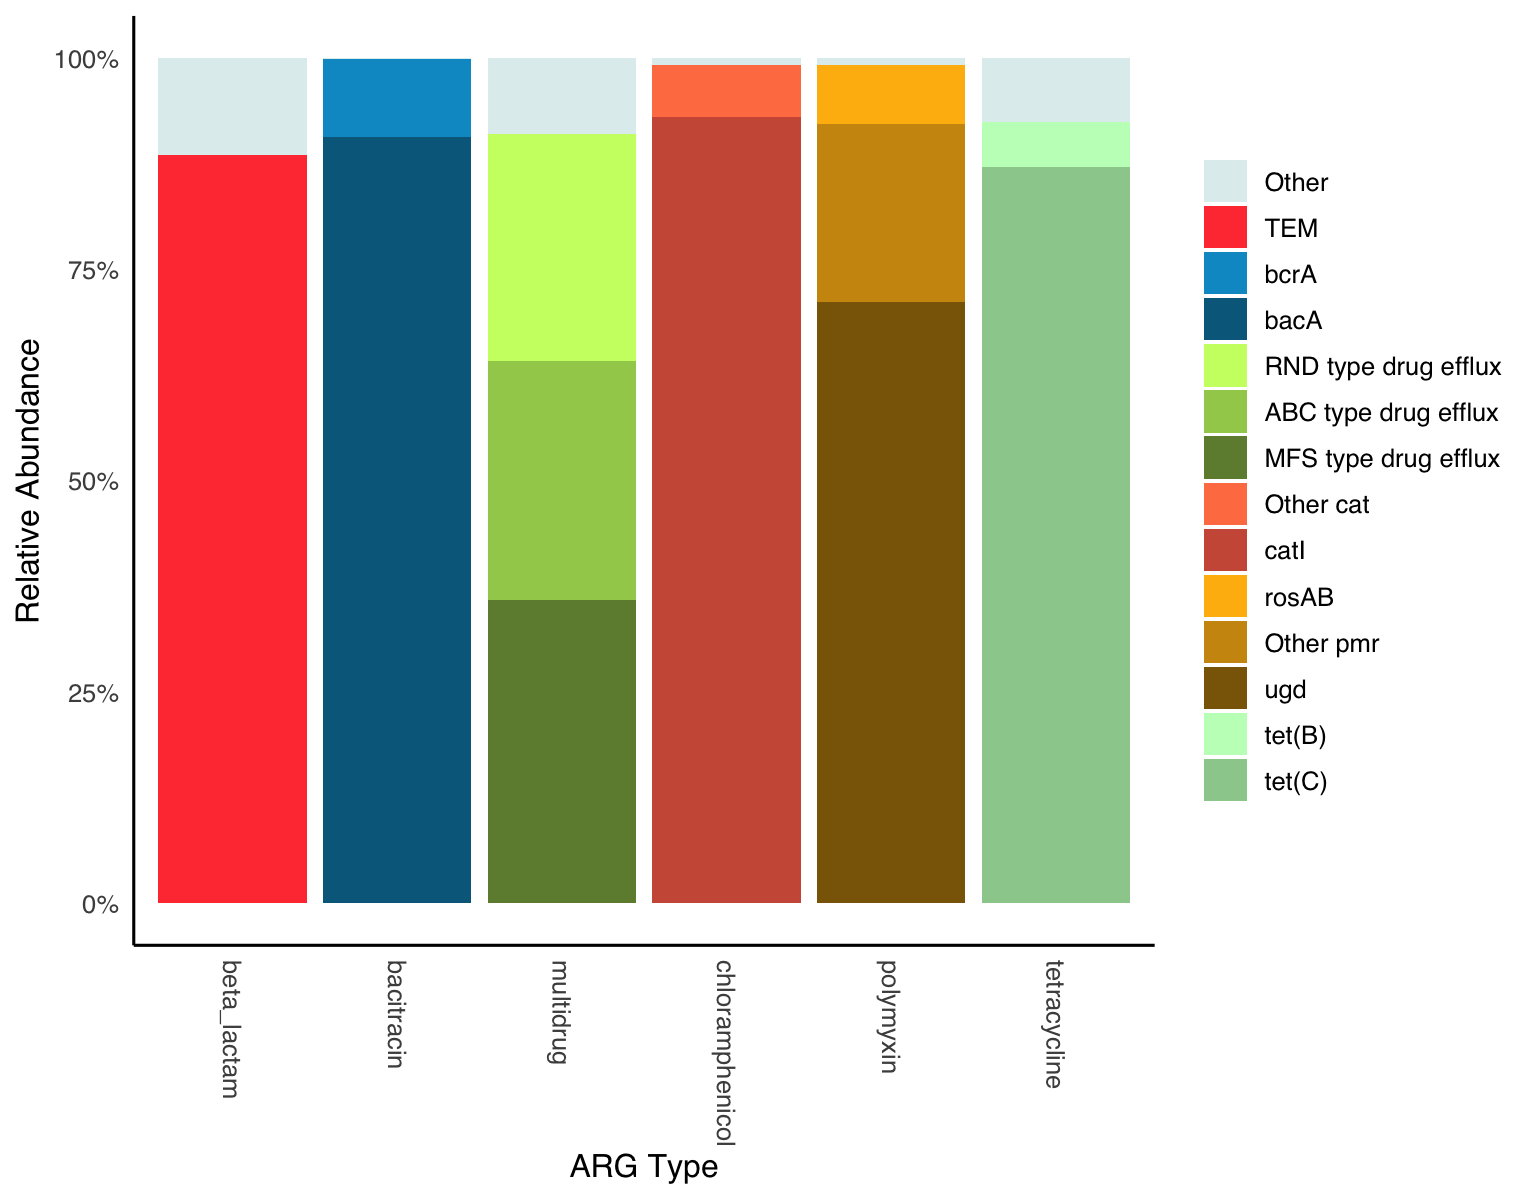

Recreate this plot in R.
# Load necessary packages
library(tidyr)
library(dplyr)
library(ggplot2)

#### Profiling by subtype; normalized to cell count
# Import args-oap output file: metadata.txt
args_oap_metadata <- read.table('args-oap_output/metadata.txt', header=TRUE, row.names=1)

# Import args-oap output file: normalized_cell.subtype
normalized_cell.subtype <- as.data.frame(read.delim('args-oap_output/normalized_cell.subtype.txt', header=TRUE))
colnames(normalized_cell.subtype) <- sub("_.*", "", colnames(normalized_cell.subtype)) # Clean column names

# Separate type and subtype names
ARG_subtype_df <- normalized_cell.subtype %>%
  separate(col = subtype, into = c("Type", "Subtype"), sep = "__") %>%
  select(Type, Subtype, everything())

# Add OVERALL abundance column. OVERALL represents the cumulative abundance of ARG types from all samples normalized to the total cell copy number
ARG_subtype_df$OVERALL <- (ARG_subtype_df$AUGLS01*args_oap_metadata[[1, "nCell"]] +
                             ARG_subtype_df$AUGLS05*args_oap_metadata[[2, "nCell"]] +
                             ARG_subtype_df$AUGLS16*args_oap_metadata[[3, "nCell"]] +
                             ARG_subtype_df$SEPLS01*args_oap_metadata[[4, "nCell"]] +
                             ARG_subtype_df$SEPLS05*args_oap_metadata[[5, "nCell"]] +
                             ARG_subtype_df$SEPLS16*args_oap_metadata[[6, "nCell"]]
                            ) / sum(args_oap_metadata[["nCell"]])

# List of ARG types (overall abundance > 0.009 cpc). Check ARG_type_heatmap.R to see abundant ARG types.
Abundant_ARGs <- c("beta_lactam", "bacitracin", "multidrug", "chloramphenicol", "polymyxin", "tetracycline")
# Filter abundant ARG types
Abundant_ARGs_df <- ARG_subtype_df %>%
  filter(grepl(paste(Abundant_ARGs, collapse = "|"), Type)) %>%
  # Set order of ARG types
  mutate(Type = factor(Type, levels = c(
    "beta_lactam", "bacitracin", "multidrug", "chloramphenicol", "polymyxin", "tetracycline"
  )))


# Group ARGs based on subtypes and compute initial total abundance per subtype
Abundant_ARGs_grouped <- Abundant_ARGs_df %>%
  group_by(Type, Subtype) %>%
  summarise(Total_Abundance = sum(OVERALL), .groups = "drop") %>%
  group_by(Type) %>%
  mutate(
    Relative_Abundance = Total_Abundance / sum(Total_Abundance),
    subtype_substr = substr(Subtype, 1, 3)
    ) %>%
  # manually group subtypes based on ARG families in CARD (https://card.mcmaster.ca/)
  mutate(subtype_group = case_when(
    # for bacitracin resistance, keep subtypes as is since they are all from different gene families
    Type == "bacitracin" ~ Subtype,
    # for beta lactam resistance, the default grouping is the first 3 letters of the subtype (dropping the number)
    Type == "beta_lactam" & Subtype == "Escherichia coli ampC" ~ "ampC", # ampC-type beta-lactamase
    Type == "beta_lactam" & Subtype == "Klebsiella pneumoniae OmpK37" ~ "OmpK37",
    Type == "beta_lactam" & Subtype == "Other class A beta-lactamase" ~ Subtype,
    Type == "beta_lactam" & Subtype == "Other class C beta-lactamase" ~ Subtype,
    Type == "beta_lactam" ~ subtype_substr, # default for beta lactams
    # For multidrug resistance, subtypes are grouped based on major gene family
    Type == "multidrug" & Subtype == "Enterobacter cloacae acrA" ~ "RND type drug efflux",
    Type == "multidrug" & Subtype == "Escherichia coli acrA" ~ "RND type drug efflux",
    Type == "multidrug" & Subtype == "Escherichia coli emrE" ~ "SMR type drug efflux",
    Type == "multidrug" & Subtype == "Escherichia coli mdfA" ~ "MFS type drug efflux",
    Type == "multidrug" & subtype_substr == "Mex" ~ "RND type drug efflux",
    Type == "multidrug" & subtype_substr == "Mux" ~ "RND type drug efflux",
    Type == "multidrug" & subtype_substr == "Opm" ~ "RND type drug efflux",
    Type == "multidrug" & subtype_substr == "Opr" ~ "RND type drug efflux",
    Type == "multidrug" & subtype_substr == "Ran" ~ "ABC type drug efflux",
    Type == "multidrug" & Subtype == "abeM" ~ "MATE transporter",
    Type == "multidrug" & subtype_substr == "acr" ~ "RND type drug efflux",
    Type == "multidrug" & subtype_substr == "ade" ~ "RND type drug efflux",
    Type == "multidrug" & subtype_substr == "amr" ~ "RND type drug efflux",
    Type == "multidrug" & subtype_substr == "ceo" ~ "RND type drug efflux",
    Type == "multidrug" & subtype_substr == "efp" ~ "MFS type drug efflux",
    Type == "multidrug" & subtype_substr == "efr" ~ "ABC type drug efflux",
    Type == "multidrug" & subtype_substr == "eme" ~ "MATE transporter",
    Type == "multidrug" & subtype_substr == "emr" ~ "MFS type drug efflux",
    Type == "multidrug" & subtype_substr == "mds" ~ "RND type drug efflux",
    Type == "multidrug" & Subtype == "mdtE" ~ "RND type drug efflux",
    Type == "multidrug" & Subtype == "mdtF" ~ "RND type drug efflux",
    Type == "multidrug" & Subtype == "mdtH" ~ "MFS type drug efflux",
    Type == "multidrug" & Subtype == "mdtK" ~ "MATE transporter",
    Type == "multidrug" & subtype_substr == "mdt" ~ "MFS type drug efflux",
    Type == "multidrug" & subtype_substr == "mex" ~ "RND type drug efflux",
    Type == "multidrug" & subtype_substr == "msb" ~ "ABC type drug efflux",
    Type == "multidrug" & subtype_substr == "mtr" ~ "RND type drug efflux",
    Type == "multidrug" & subtype_substr == "oqx" ~ "RND type drug efflux",
    Type == "multidrug" & subtype_substr == "pmr" ~ "MFS type drug efflux",
    Type == "multidrug" & Subtype == "qacE" ~ "MFS type drug efflux",
    Type == "multidrug" & Subtype == "qacEdelta1" ~ "MFS type drug efflux",
    Type == "multidrug" & Subtype == "qacH" ~ "SMR type drug efflux",
    Type == "multidrug" & Subtype == "sdeY" ~ "RND type drug efflux",
    Type == "multidrug" & subtype_substr == "sme" ~ "RND type drug efflux",
    Type == "multidrug" & subtype_substr == "tap" ~ "MFS type drug efflux",
    # for chloramphenicol resistance, grouped based on gene family except for catI (~93% rel abundance)
    Type == "chloramphenicol" & Subtype == "catI" ~ "catI",
    Type == "chloramphenicol" & Subtype == "plasmid-encoded cat (pp-cat)" ~ "Other cat",
    Type == "chloramphenicol" & subtype_substr == "cat" ~ "Other cat", # default for cat except catI 
    Type == "chloramphenicol" & Subtype == "catI" ~ Subtype,
    Type == "chloramphenicol" & Subtype == "Salmonella enterica cmlA" ~ "cml",
    Type == "chloramphenicol" & subtype_substr == "cml" ~ subtype_substr,
    # for polymyxin resistance, most are pmr phosphoethanolamine transferase family.
    # but since ugd accounts for (~71%), it will be kept as is except for other pmr genes
    Type == "polymyxin" & Subtype == "arnA" ~ "Other pmr",
    Type == "polymyxin" & Subtype == "eptA" ~ "Other pmr",
    Type == "polymyxin" & Subtype == "pmrF" ~ "Other pmr",
    Type == "polymyxin" & subtype_substr == "mcr" ~ subtype_substr, # for mcr-5.1 and -5.2
    # for rosA and rosB, they will be considered as rosAB as they make up the two-component system
    Type == "polymyxin" & Subtype == "rosA" ~ "rosAB",
    Type == "polymyxin" & Subtype == "rosB" ~ "rosAB",
    # for tetracycline resistance, the subtypes are kept as is
    TRUE ~ Subtype # default for all others that are not renamed
  ))

# Compute abundance by subtype group
ARG_group_abundance <- Abundant_ARGs_grouped %>%
  group_by(Type, subtype_group) %>%
  summarise(Group_Abundance = sum(Total_Abundance), .groups = "drop") %>%
  group_by(Type) %>%
  mutate(Relative_Abundance = Group_Abundance / sum(Group_Abundance)) %>%
  # recategorize groups with < 5% abundance as Other 
  mutate(subtype_group = ifelse(Relative_Abundance < 0.05, "Other", subtype_group)) %>%
  group_by(Type, subtype_group) %>%
  summarise(Group_Abundance = sum(Group_Abundance), .groups = "drop") %>%
  group_by(Type) %>%
  mutate(Relative_Abundance = Group_Abundance / sum(Group_Abundance)) %>%
  # Reorder by ARG type and groups for stacked bar chart (Other on top, most abundant at the bottom)
  mutate(subtype_group = factor(subtype_group, levels = c(
    "Other",
    "TEM",
    "bcrA", "bacA",
    "RND type drug efflux", "ABC type drug efflux", "MFS type drug efflux",
    "Other cat", "catI",
    "rosAB", "Other pmr","ugd",
    "tet(B)", "tet(C)"
  )))

## plot
# set colors
group_colors <- c(
  "Other" = "azure2",
  "TEM" = "brown1",
  "bacA" = "deepskyblue4", "bcrA" = "deepskyblue3",
  "MFS type drug efflux" = "darkolivegreen4", "ABC type drug efflux" = "darkolivegreen3", "RND type drug efflux" = "darkolivegreen1",
  "catI"                 = "coral3", "Other cat" = "coral",
  "ugd" = "darkgoldenrod4", "Other pmr" = "darkgoldenrod3", "rosAB" = "darkgoldenrod1",
  "tet(C)" = "darkseagreen3", "tet(B)" = "darkseagreen1"
)

# create stacked bar chart
ggplot(ARG_group_abundance, aes(x = Type, y = Relative_Abundance, fill = subtype_group)) +
  geom_bar(stat = "identity", position = "stack") +
  labs(
    x = "ARG Type",
    y = "Relative Abundance"
  ) +
  guides(fill = guide_legend(title = NULL)) +
  theme_minimal(base_family = "sans", base_size = 12) +
  scale_y_continuous(labels = scales::percent_format()) +
  theme(legend.position = "right", 
        panel.grid.major = element_blank(),
        panel.grid.minor = element_blank(),
        axis.line = element_line(color = "black"),
        panel.border = element_blank(),
        axis.text.x = element_text(angle = -90, vjust = 0.5, hjust = 0),
        panel.background = element_blank())+
  scale_fill_manual(values = group_colors)
